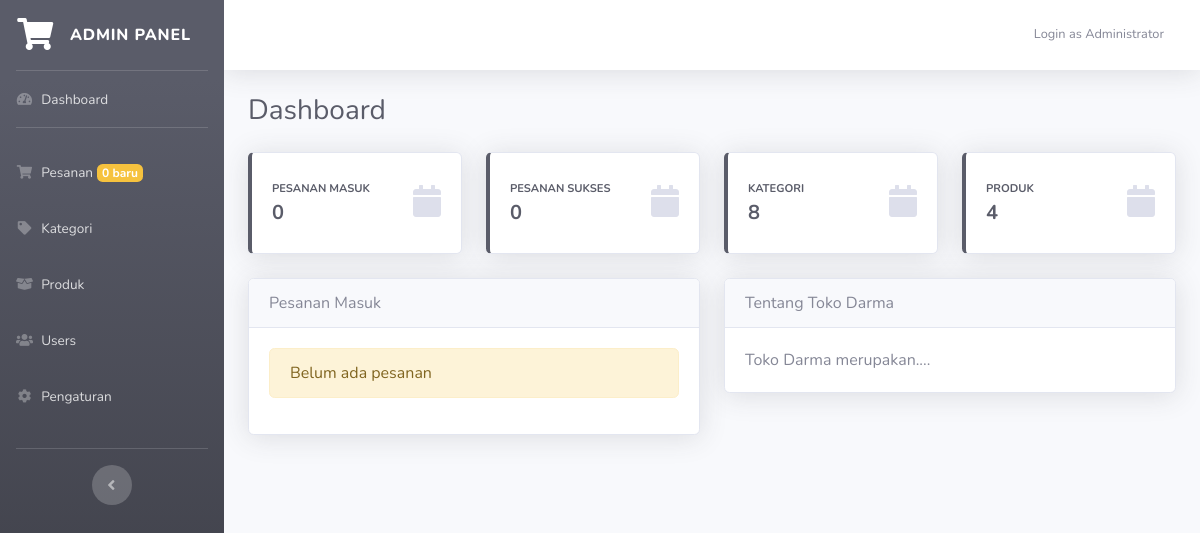
/admin.php?page=home (signed in), run on an earlier commit of the app's database.
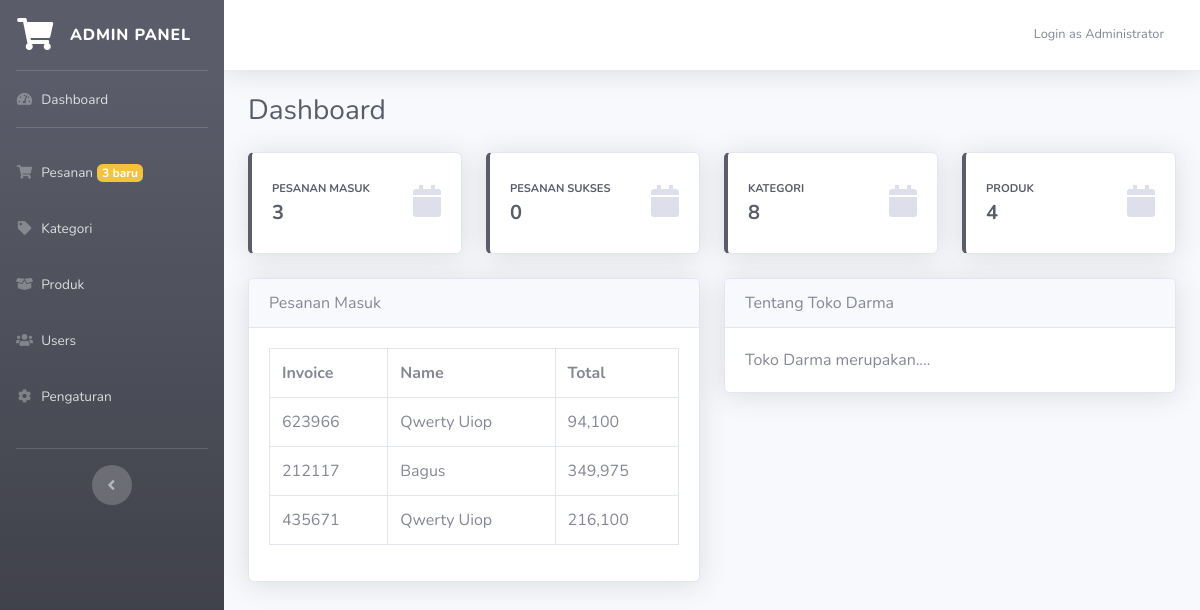
And on a later commit of the database.
### tables this page shows
CREATE TABLE `invoice` (
  `id` int(11) NOT NULL,
  `invoice_code` varchar(10) NOT NULL,
  `name` varchar(50) NOT NULL,
  `email` varchar(50) NOT NULL,
  `telp` varchar(20) NOT NULL,
  `region` int(11) NOT NULL,
  `address` text NOT NULL,
  `ongkir` varchar(10) NOT NULL,
  `total_price` int(11) NOT NULL,
  `total_all` int(11) NOT NULL,
  `date_input` datetime NOT NULL,
  `status_payment` int(1) NOT NULL,
  `status_delivery` int(1) NOT NULL,
  `bukti_transfer` varchar(100) NOT NULL
);

### admin.php (called while the page is built, shortened)
<?php
require_once 'include/cfg.php';
include "module/templates/index-admin.php";

### module/admin/dashboard.php (the view, shortened to what the changed rows need)
<div class="container-fluid">
<div class="d-sm-flex align-items-center justify-content-between mb-4">
  <h1 class="h3 mb-0 text-gray-800">Dashboard</h1>
</div>
<div class="row">
  <?php
  $data = mysqli_num_rows(mysqli_query($db,"select * from invoice where status_payment=0"));
  ?>
  <div class="col-xl-3 col-md-6 mb-4">
    <div class="card border-left-dark shadow h-100 py-2">
      <div class="card-body">
        <div class="row no-gutters align-items-center">
          <div class="col mr-2">
            <div class="text-xs font-weight-bold text-dark text-uppercase mb-1">Pesanan Masuk</div>
            <div class="h5 mb-0 font-weight-bold text-gray-800"><?=$data?></div>
          </div>
        </div>
      </div>
    </div>
  </div>
</div>
<div class="row">
    <div class="col-md-6 mb-3">
        <div class="card shadow">
            <div class="card-body">
                <?php
                $data = mysqli_query($db,"select * from invoice where status_payment=0");
                if(mysqli_num_rows($data) > 0){ ?>
                <div class="table-responsive">
                  <table class="table table-bordered" width="100%">
                      <tr>
                          <th>Invoice</th>
                          <th>Name</th>
                          <th>Total</th>
                      </tr>
                      <?php while($d = mysqli_fetch_array($data)){ ?>
                          <tr>
                              <td><?= $d['invoice_code'] ?></td>
                              <td><?= $d['name'] ?></td>
                              <td><?= number_format($d['total_all'],0,".",",") ?></td>
                          </tr>
                      <?php } ?>
                  </table>
                </div>
                <?php }else{ ?>
                    <div class="alert alert-warning">Belum ada pesanan</div>
                <?php } ?>
            </div>
        </div>
    </div>
</div>
</div>
</div>
</div>

### module/templates/index-admin.php (shortened to what the changed rows need)
<!DOCTYPE html>
<html lang="en">
  <head>
    <link
      href="assets/vendor/fontawesome-free/css/all.min.css"
      rel="stylesheet"
      type="text/css"
    />
    <link href="assets/css/sb-admin-2.min.css" rel="stylesheet" />
    <link rel="stylesheet" href="assets/select2-4.0.6-rc.1/dist/css/select2.min.css">
    <link rel="stylesheet" type="text/css" href="https://cdn.datatables.net/v/bs4/dt-1.11.5/datatables.min.css"/>
    <link rel="stylesheet" media="screen" type="text/css" href="assets/css/colorpicker.css" />
  </head>
  <body id="page-top">
    <div id="wrapper">
      <ul
        class="navbar-nav bg-gradient-dark sidebar sidebar-dark accordion"
        id="accordionSidebar"
      >
        <?php $orders = mysqli_num_rows(mysqli_query($db,"select * from invoice where status_payment=0")); ?>
        <li class="nav-item">
          <a class="nav-link" href="?page=orders">
            <i class="fas fa-fw fa-shopping-cart"></i>
            <span>Pesanan</span> <small class="badge badge-warning"><?=$orders?> baru</small></a
          >
        </li>
        <br />
      </ul>
      <div id="content-wrapper" class="d-flex flex-column">
        <div id="content">
            <?php include $page;?>
          </div>
</body>
</html>

What changed in the data, as far as the page shows it:
now on this page (row edited): invoice: invoice_code "623966", name "Qwerty Uiop", total_all "94,100"
now on this page (row edited): invoice: invoice_code "212117", name "Bagus", total_all "349,975"
added invoice: invoice_code "435671", name "Qwerty Uiop", total_all "216,100"
Also different on the page:
$orders: "0" → "3"
$data: "0" → "3"
text no longer shown: "Belum ada pesanan"
text now shown: "Invoice Name Total"
